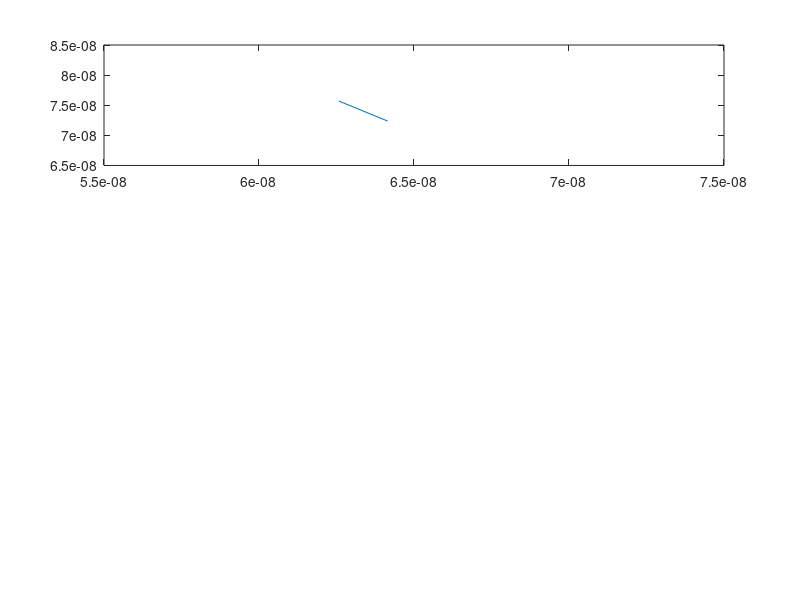

Here is the MATLAB script that generated this plot: (Note: this script raises an error after producing the figure.)
%% Simulation 2 - Collisions with Mean Free Path (MFP)
% Jinseng Vanderkloot 101031534
%% 
% The purpose of this simulation is to allow the electrons to scatter as 
% if making contact with another electron. This is done by randomizing 
% the velocity in x and y when a randomly generated value is less then 
% the probability of scattering. The temperature of the systems is 
% monitored over time as the velocities of the particles will undergo 
% net change. This change is over a normal distribution so the net 
% temperature should equal the set temperature The Mean free path and mean
% time between collisions is also tracked (about the same metric but one 
% is distance and the other is time). A histogram is produced to show the 
% distribution of the velocities.
%% S2 Initialization of electron values

clc
clear all
close all 

%Initial
m0 = 9.10938215e-31;            % electron mass
mn = 0.26*m0;                   % Effective mass
Temp = 300;                     % Inital Temp (K)
kb = 1.3806504e-23;             % Boltzmann constant
tmn = 0.2e-12;                  % Mean time between collision 

% Region Area 
wArea = 200e-9;
lArea = 100e-9;

%Thermal Velocity (Question 1.A) 
vt=sqrt((2*kb*Temp)/mn);        % Sim in 2D so (2*kb*Temp), 3D is (3*kb*Temp)

%Electrons position and velocity arrays 
numElec = 1000;                 %Number of simulated Electrons 
numEPlot = 200;                  %Number of plotted Electrons 
dt = (lArea*wArea);             %Typically 1/100 of region size
stepsTot = 40;                 %Total amount of steps (1000 was a long simulation) 
tTot= stepsTot*dt;              %Total Simulation time 
x = zeros(1,numElec);           %Inital X matrix          
y = zeros(1,numElec);           %Inital y matrix  
vx = zeros(1,numElec);          %Inital velocity x matrix  
vy = zeros(1,numElec);          %Inital velocity y matrix
vtot = zeros(1,numElec);        %Inital velocity matrix
avgTemp=0;                      %Set average Temp to 0 

%Probability of Scatter 
scatOn = 1;                     %Turn Scatter on (1) or off(0)
Pscatter = 1-exp(-dt/tmn);      %Scatter Equation 
tScatter = zeros(1,numElec);    %track scatter for each particle 

%Electron Graph initial
for cnt = 1:numElec
    x(cnt)=rand()*wArea;
    y(cnt)=rand()*lArea;
    vx(cnt)=(vt/sqrt(2))*randn();  % velocity * Gaussian dist   
    vy(cnt)=(vt/sqrt(2))*randn();  % velocity * Gaussian dist 
    %Varience = sqrt(kT/m) - Do we use this? 
    vtot(cnt)= sqrt(vx(cnt)^2)+(vy(cnt)^2);
    colors= rand(numElec,3);     %Random Color for each electron 
end
%% S2 Main Loop 
t=0;
intCNT = 1; %Counter with time
while t < tTot
    t = t + dt; 
    
    %Store old position 
    oldx = x;
    oldy = y;
    
    %Update to new position 
    x(1:numElec) = x(1:numElec) + (vx(1:numElec).*dt);
    y(1:numElec) = y(1:numElec) + (vy(1:numElec).*dt);

    vtot(1:numElec)= sqrt ((vx(1:numElec).^2)+(vy(1:numElec).^2));
    
 
    for check = 1:numElec
        %Scatter 
        if scatOn==1
            if Pscatter > rand()
                vx(check)=(vt/sqrt(2))*randn();
                vy(check)=(vt/sqrt(2))*randn();
                tScatter(check)= 0; %If collision, time goes to 0
            else
                tScatter(check)= tScatter(check) + dt; %track time increaing while no collision
            end
        end

        %Apply boundary conditions 
        %If bottom contact, bounce off in opposite direction
        if (y(check)<=0)
            y(check) = 0;
            vy(check) = -vy(check);
        end
        %If top contact, bounce off in opposite directio
        if (y(check)>=lArea)
            y(check) = lArea;
            vy(check) = -vy(check);
        end
        %if left side of box, come out right side 
        if(x(check)<=0)
           x(check) = x(check) + wArea;
        end
        %if right side of box, come out left side
        if(x(check)>=wArea)
          x(check) = x(check) - wArea;
        end
    end 

    %Plot Boundary and map some electrons
    for Eplot = 1:numEPlot
        figure(1)
        subplot (3,1,1)
        %if the electron went out of sides and back on other side, do not
        %draw line
        if abs(oldx(Eplot)-x(Eplot))<(wArea/2)
            p = plot([oldx(Eplot),x(Eplot)],[oldy(Eplot),y(Eplot)]);
        end
        p.Color=colors(Eplot,:);
        axis([0,wArea,0,lArea]);
        title('Electron Model'), xlabel('Position (m)', 'FontSize', 10), ylabel('Position (m)', 'FontSize', 10);
        
        hold on;
    end 
    pause(0.01);
    
    %Calc Average Temp for all t and Plot 
    subplot (3,1,2)
    Time(:,intCNT) = t;
    allT = ((vtot(:).^2).*mn)./(2*kb);
    avgTemp(:,intCNT) = mean(allT);
     
    plot(Time,avgTemp,"r");
    title('Averge Temp'),xlabel('Time (s)', 'FontSize', 10), ylabel('Temp (K)', 'FontSize', 10), ylim([250,350]); 
    hold on;
    intCNT = intCNT +1; 
    
    %Histogram of velocities over time 
    subplot(3,3,7)
    histogram([vtot(:)],30)
    title('Velocity Histgram'),xlabel('Velocity (m/s)', 'FontSize', 10), ylabel('Number of Particles', 'FontSize', 10);

    %Mean time between collision  
    Time(:,intCNT) = t;
    allScat(:,intCNT) = mean(tScatter(tScatter>0));
    subplot(3,3,8)
    plot(Time,allScat,'r');
    title('Mean Time between Collision'),xlabel('Time (s)', 'FontSize', 10), ylabel('Time(s)', 'FontSize', 10);
    hold on;
   
    %Mean Free Path over time 
    Time(:,intCNT) = t;
    mfp(:,intCNT) = (mean(tScatter(tScatter>0)))*mean(vtot(tScatter>0));
    subplot(3,3,9)
    plot(Time,mfp,'r');
    title('Mean Free Path '),xlabel('Time (s)', 'FontSize', 10), ylabel('Time(s)', 'FontSize', 10);
    hold on;
    
end 
%% 
% From the results, the average temprature remains the same over time 
% because the xy velocities of a single electron is randomized over a 
% normal distribution therefor the average velocity and temprature over 
% all electron will be around the same values set (300K and 1.87e-5 m/s)

%%
% The average mean free path over time increases to the appriximate value 
% calculated in Simulation 1 of 3.74e-8.The mean time between collision is 
% about the same value as set for the probability of scattering as 
% tmn = 0.2e-12. 